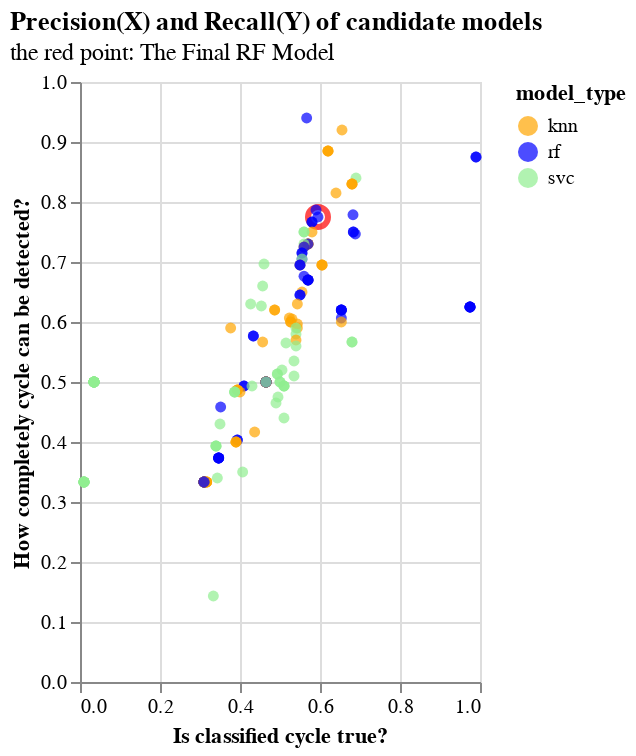

The code cell stored with this chart in its notebook:
### Code cell
import altair as alt

base1=alt.Chart(final_selection).mark_point(size=30, shape='circle', filled=True).encode(
    x=alt.X('precision:Q', scale=alt.Scale(domainMin=0, domainMax=1),  ##domainMin=0.45, domainMax=0.7
           title='Is classified cycle true?'), #domainMin=0.0, domainMax=0.37
    y=alt.Y('recall:Q', scale=alt.Scale(domainMin=0, domainMax=1),  ##domainMin=0.75, domainMax=0.9
           title='How completely cycle can be detected?'), #domainMin=0.9, domainMax=1.0
    color=alt.Color('model_type:N', scale=alt.Scale(range=['orange','blue','lightgreen']), title='model_type'), #scheme= 'turbo',domainMin=0.78, domainMax=0.86
#    shape=alt.Shape('model_type:N', title='model type')
#    color=alt.Color('auc:Q', scale=alt.Scale(scheme= 'turbo', ), title='auc score') #domainMin=0.78, domainMax=0.86
#).transform_filter(alt.datum.model_type=='knn')
)

emp=alt.Chart(final_selection[final_selection.index==86]).mark_circle(size=100, filled=False, stroke='red', strokeWidth=3).encode(
    x=alt.X('precision:Q',  #scale=alt.Scale(domainMin=0, domainMax=1)
           title='Is classified cycle true?'), #domainMin=0.0, domainMax=0.37
    y=alt.Y('recall:Q',  #scale=alt.Scale(domainMin=0, domainMax=1)
           title='How completely cycle can be detected?')
)


(emp+base1).properties(                       ##+emp1+emp2+emp3
    width=200, height=300,
    title={'text':['Precision(X) and Recall(Y) of candidate models'],
       'subtitle':['the red point: The Final RF Model'],
       'align':'left',
       'anchor':'start'
      })

### Figure 1 — Vega-Lite specification as saved in the notebook (floating-point values rounded to 4 significant figures; data arrays with more than 128 entries replaced by an {"elided": "..."} marker saying what was removed)
{"config": {"view": {"continuousWidth": 400, "continuousHeight": 300}}, "layer": [{"data": {"name": "data-79c6ac685f81ac47e18159fe1337191f"}, "mark": {"type": "circle", "filled": false, "size": 100, "stroke": "red", "strokeWidth": 3}, "encoding": {"x": {"field": "precision", "title": "Is classified cycle true?", "type": "quantitative"}, "y": {"field": "recall", "title": "How completely cycle can be detected?", "type": "quantitative"}}}, {"data": {"name": "data-a2d64c28430e5eb103e9bfd3ba5fe3fa"}, "mark": {"type": "point", "filled": true, "shape": "circle", "size": 30}, "encoding": {"color": {"field": "model_type", "scale": {"range": ["orange", "blue", "lightgreen"]}, "title": "model_type", "type": "nominal"}, "x": {"field": "precision", "scale": {"domainMax": 1, "domainMin": 0}, "title": "Is classified cycle true?", "type": "quantitative"}, "y": {"field": "recall", "scale": {"domainMax": 1, "domainMin": 0}, "title": "How completely cycle can be detected?", "type": "quantitative"}}}], "height": 300, "title": {"text": ["Precision(X) and Recall(Y) of candidate models"], "subtitle": ["the red point: The Final RF Model"], "align": "left", "anchor": "start"}, "width": 200, "$schema": "https://vega.github.io/schema/vega-lite/v4.17.0.json", "datasets": {"data-79c6ac685f81ac47e18159fe1337191f": [{"ft_criteria": "None", "ft_threshold": "0.3", "ft_scaling": "scaled", "model": "clf_rf_y_oecd_tr_tss_t5_spl5", "class": 0.5, "precision": 0.595, "recall": 0.775, "f1_score": 0.605, "support": 30.0, "accuracy": 0.8, "auc": 0.7768, "model_type": "rf", "y_type": "binary", "dtype": "stationary", "grouping": "original"}], "data-a2d64c28430e5eb103e9bfd3ba5fe3fa": {"elided": "192 records"}}}
